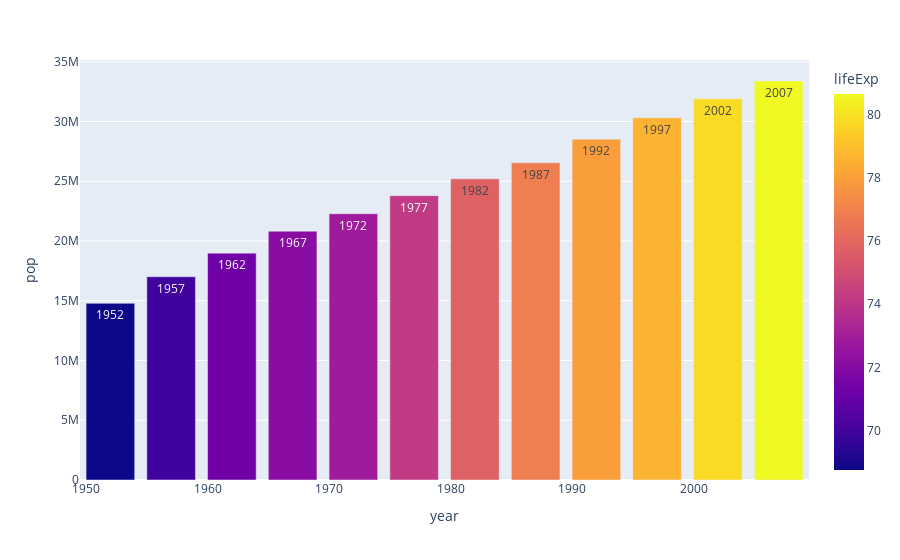

Here is the notebook cell this chart was saved with:
### Code cell
px.bar(data,x="year",y="pop",text="year",color="lifeExp",
      hover_data=["lifeExp","continent","gdpPercap","iso_alpha","iso_num"])

### Figure 1 — Plotly figure (JSON) as saved in the notebook; plotly's stock layout.template omitted (floating-point values rounded to 4 significant figures)
{"data": [{"alignmentgroup": "True", "customdata": [[68.75, "Americas", 11370.0, "CAN", 124], [69.96, "Americas", 12490.0, "CAN", 124], [71.3, "Americas", 13460.0, "CAN", 124], [72.13, "Americas", 16080.0, "CAN", 124], [72.88, "Americas", 18970.0, "CAN", 124], [74.21, "Americas", 22090.0, "CAN", 124], [75.76, "Americas", 22900.0, "CAN", 124], [76.86, "Americas", 26630.0, "CAN", 124], [77.95, "Americas", 26340.0, "CAN", 124], [78.61, "Americas", 28950.0, "CAN", 124], [79.77, "Americas", 33330.0, "CAN", 124], [80.65, "Americas", 36320.0, "CAN", 124]], "hovertemplate": "year=%{text}<br>pop=%{y}<br>lifeExp=%{marker.color}<br>continent=%{customdata[1]}<br>gdpPercap=%{customdata[2]}<br>iso_alpha=%{customdata[3]}<br>iso_num=%{customdata[4]}<extra></extra>", "legendgroup": "", "marker": {"color": [68.75, 69.96, 71.3, 72.13, 72.88, 74.21, 75.76, 76.86, 77.95, 78.61, 79.77, 80.65], "coloraxis": "coloraxis", "pattern": {"shape": ""}}, "name": "", "offsetgroup": "", "orientation": "v", "showlegend": false, "text": [1952, 1957, 1962, 1967, 1972, 1977, 1982, 1987, 1992, 1997, 2002, 2007], "textposition": "auto", "type": "bar", "x": [1952, 1957, 1962, 1967, 1972, 1977, 1982, 1987, 1992, 1997, 2002, 2007], "xaxis": "x", "y": [14785584, 17010154, 18985849, 20819767, 22284500, 23796400, 25201900, 26549700, 28523502, 30305843, 31902268, 33390141], "yaxis": "y"}], "layout": {"barmode": "relative", "coloraxis": {"colorbar": {"title": {"text": "lifeExp"}}, "colorscale": [[0, "#0d0887"], [0.1111, "#46039f"], [0.2222, "#7201a8"], [0.3333, "#9c179e"], [0.4444, "#bd3786"], [0.5556, "#d8576b"], [0.6667, "#ed7953"], [0.7778, "#fb9f3a"], [0.8889, "#fdca26"], [1, "#f0f921"]]}, "legend": {"tracegroupgap": 0}, "margin": {"t": 60}, "xaxis": {"anchor": "y", "domain": [0, 1], "title": {"text": "year"}}, "yaxis": {"anchor": "x", "domain": [0, 1], "title": {"text": "pop"}}}}
